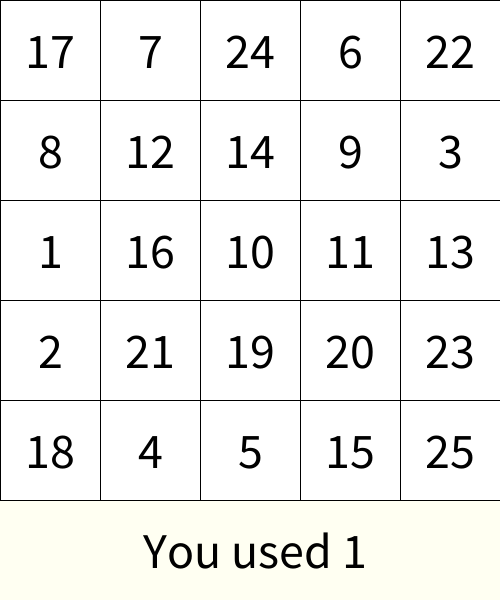
Frame 1 (no input)
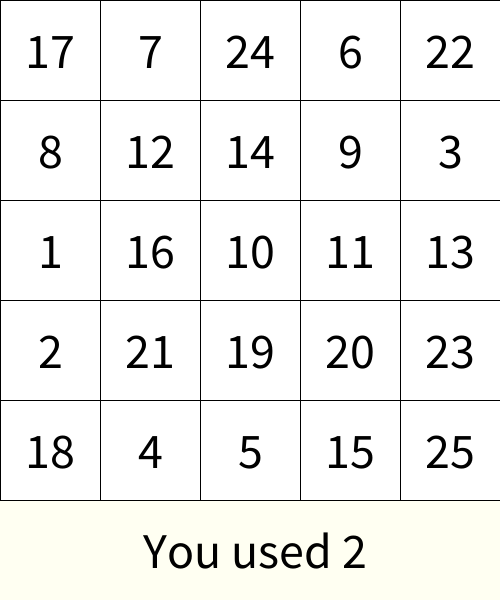
Frame 60 (the mouse pressed at the canvas centre just before this capture)
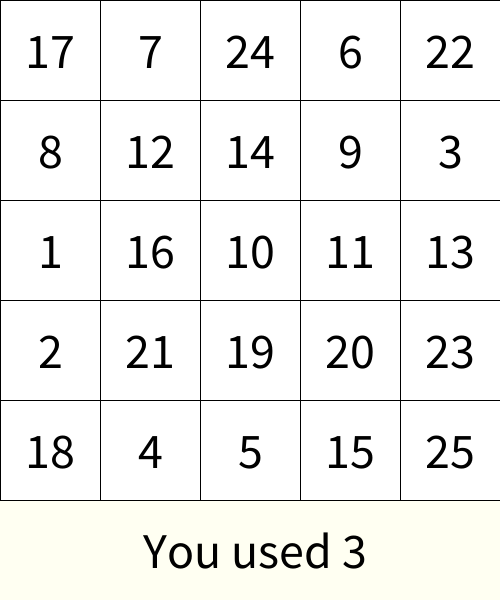
Frame 120 (the mouse held since frame 60 and released just before this capture)

The Processing sketch that drew these frames (run headless with seeded random() and noise(); from frame 60 on, the mouse is pressed at the canvas centre):

// Processing sketch: week06_7_schulte_table07_millis
// ── week06_7_schulte_table07_millis.pde
// week06_7_schulte_table07_millis
int [] used = new int[26]; //0...25 共26個
int [][] table = new int[5][5]; //Java的陣列宣告
void setup(){
  size(500,600); //留白放時間
  textSize(50);
  textAlign(CENTER,CENTER);
  for(int i=0; i<5; i++){ 
    for(int j=0; j<5; j++){ 
      int now = int(random(1,26));
      while(used[now]==1) now = int(random(1,26));
      table[i][j] = now;
      used[now] = 1;
    }
  }
}
int [][] pressed = new int[5][5];
void draw(){
  background(#FFFFF2);
  for(int i=0; i<5; i++){ //對y座標
    for(int j=0; j<5; j++){ //對x座標
      if(pressed[i][j]==1) fill(128);
      else fill(255);
      rect(j*100, i*100, 100, 100);
      fill(0); text(""+table[i][j], 50+j*100, 50+i*100);
    }
  }
  text(" You used "+millis()/1000,250,550); //計時器
}
int want=1; //希望你按的數字
void mousePressed(){
  int i= mouseY/100, j= mouseX/100;
  if(table[i][j]==want){
    pressed[i][j] = 1;
    want++;
  }
}
